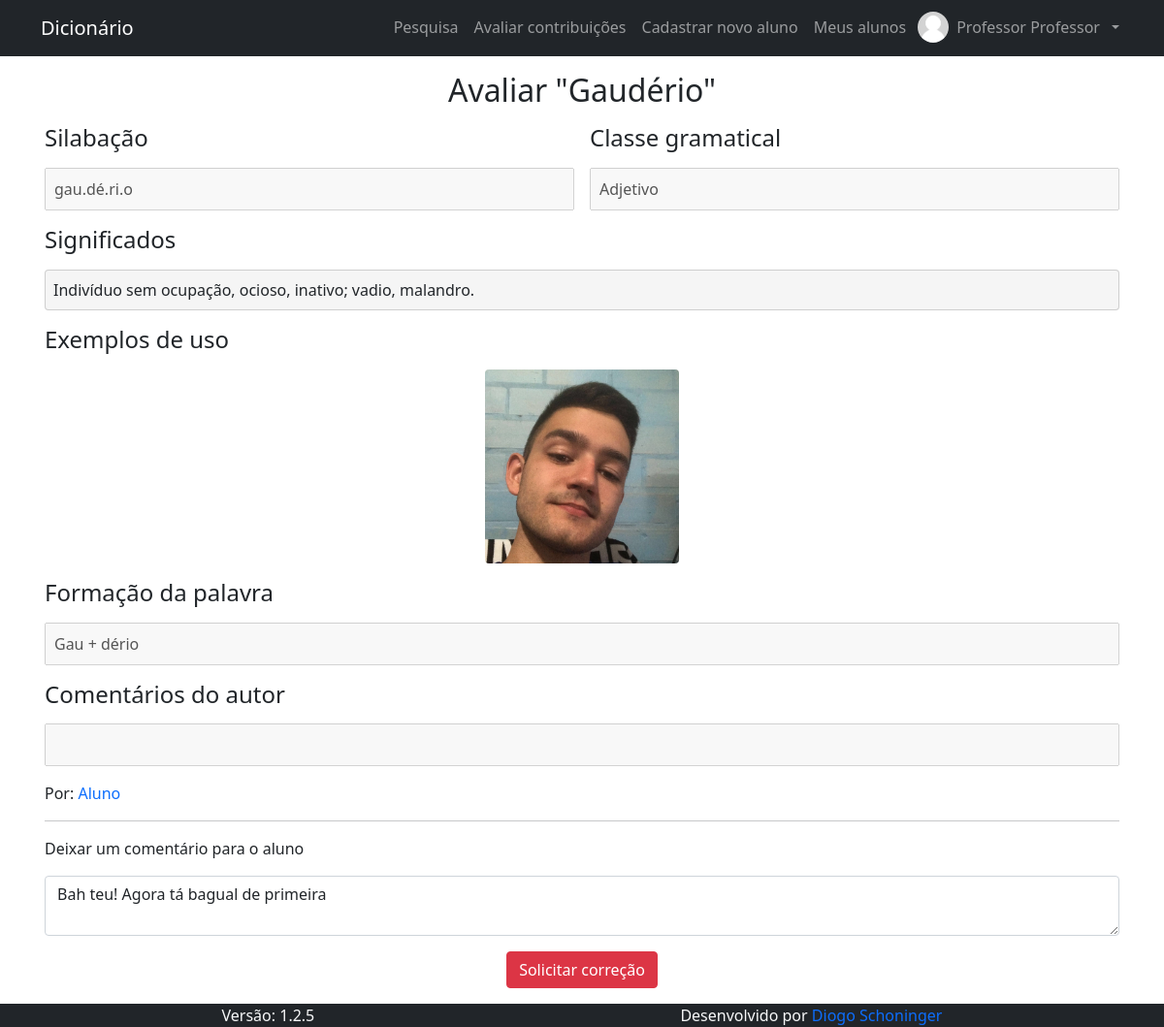
/pages/contribuicoes/avaliar_contribuicao.php?id_contribuicao=2 (signed in), run on the app's committed database.
### tables this page shows
CREATE TABLE IF NOT EXISTS `contribuicao` (
  `id_contribuicao` int(11) NOT NULL AUTO_INCREMENT,
  `contribuicao` text NOT NULL,
  `silabacao` text NOT NULL,
  `classe_gramatical` text NOT NULL,
  `significados` text NOT NULL,
  `formacao` text NOT NULL,
  `comentarios` text DEFAULT NULL,
  `id_autor` int(11) NOT NULL,
  `exemplos` text NOT NULL,
  `situacao` text NOT NULL,
  `comentarios_avaliador` text NOT NULL,
  PRIMARY KEY (`id_contribuicao`)
);

CREATE TABLE IF NOT EXISTS `usuario` (
  `id_usuario` int(11) NOT NULL AUTO_INCREMENT,
  `nome_usuario` text NOT NULL,
  `email` varchar(128) NOT NULL,
  `cpf` varchar(11) NOT NULL,
  `data_nasc` date NOT NULL,
  `senha` text NOT NULL,
  `nivel` int(1) NOT NULL,
  `primeiro_acesso` int(1) NOT NULL DEFAULT 1,
  `id_responsavel` int(1) NOT NULL,
  `foto` text DEFAULT NULL,
  PRIMARY KEY (`id_usuario`),
  UNIQUE KEY `email` (`email`),
  UNIQUE KEY `cpf` (`cpf`)
);

### pages/contribuicoes/avaliar_contribuicao.php (the view, shortened to what this page needs)
<?php
  $conn = open_db();
  $id_contribuicao = mysqli_real_escape_string($conn, $_GET["id_contribuicao"]);
?>
<?php
  $conn = open_db();
  $results = $conn->query("SELECT * FROM contribuicao WHERE id_contribuicao = $id_contribuicao");
  if (!$results) {
    echo "<div class='alert alert-danger alert-dismissible fade show m-0' role='alert'>" . $conn->error . "<button type='button' class='btn-close' data-bs-dismiss='alert' aria-label='Close'></button></div>";
  } else if ($results->num_rows !== 1) {
    header("Location: " . BASE_URL);
    exit();
  } else {
    $contribuicao = $results->fetch_object();
  }
?>
<h1 class="fs-2 text-center m-0">Avaliar "<?php echo $contribuicao->contribuicao ?>"</h1>
<div class="row g-0 gap-3 col-sm">
  <h2 class="fs-4 m-0">Silabação</h2>
  <input class="p-2" type="text" disabled value="<?php echo $contribuicao->silabacao ?>"/>
</div>
<div class="row g-0 gap-3 col-sm">
  <h2 class="fs-4 m-0">Classe gramatical</h2>
  <input class="p-2" type="text" disabled value="<?php echo $contribuicao->classe_gramatical ?>"/>
</div>
<div class="row g-0 gap-3">
  <h2 class="fs-4 m-0">Significados</h2>
  <div class="p-2 rounded" style="border: 1px solid rgba(118, 118, 118, 0.3); background-color: rgba(220, 220, 220, 0.3)" type="text" disabled>
    <?php echo $contribuicao->significados ?>
  </div>
</div>
<div class="row g-0 gap-3">
  <h2 class="fs-4 m-0">Exemplos de uso</h2>
  <div class="row g-0 gap-3 justify-content-center">
    <?php
      $exemplos = explode(" ", $contribuicao->exemplos);
      for ($i = 0; $i < count($exemplos); $i++) :
    ?>
      <img class="rounded" src="<?php echo BASE_URL . $exemplos[$i] ?>"  style="width: 200px; height: 200px; object-fit: cover; cursor: pointer" data-bs-toggle="modal" data-bs-target="#exampleModal<?php echo $i ?>">
    <?php endfor ?>
  </div>
</div>
<div class="row g-0 gap-3">
  <h2 class="fs-4 m-0">Formação da palavra</h2>
  <input class="p-2" type="text" disabled value="<?php echo $contribuicao->formacao ?>"/>
</div>
<div class="row g-0 gap-3">
  <h2 class="fs-4 m-0">Comentários do autor</h2>
  <input class="p-2" type="text" disabled value="<?php echo $contribuicao->comentarios ?>"/>
</div>
<?php
  $conn = open_db();
  $results = $conn->query("SELECT nome_usuario FROM usuario WHERE id_usuario = $contribuicao->id_autor");
  $autor = $results->fetch_object();
?>
<div class="row g-0">
  <span>Por: <a class="nav-link d-inline px-0" href="<?php echo BASE_URL ?>pages/user/perfil.php?id_usuario=<?php echo $contribuicao->id_autor ?>"><?php echo $autor->nome_usuario ?></a></span>
</div>
<hr class="m-0"/>
<form class="row g-0 gap-3" action="" method="post">
  <div class="row g-0 gap-3">
    <label class="">Deixar um comentário para o aluno</label>
    <textarea class="form-control" name="comentarios_avaliador"><?php echo $contribuicao->comentarios_avaliador ?></textarea>
  </div>
  <div class="row g-0 gap-3 justify-content-center">
    <button class="btn btn-danger w-auto" type="submit" name="acao" value="correcao">Solicitar correção</button>
  </div>
</form>

### data on the page
contribuicao: contribuicao "Gaudério", silabacao "gau.dé.ri.o", classe_gramatical "Adjetivo", significados "Indivíduo sem ocupação, ocioso, inativo; vadio, malandro.", exemplos (picture), formacao "Gau + dério", comentarios_avaliador "Bah teu! Agora tá bagual de primeira"
usuario: nome_usuario "Aluno"

### other printed values
$nome_usuario[0] "Professor"
$nome_usuario[$last_name -1] "Professor"
VERSION "1.2.5"
